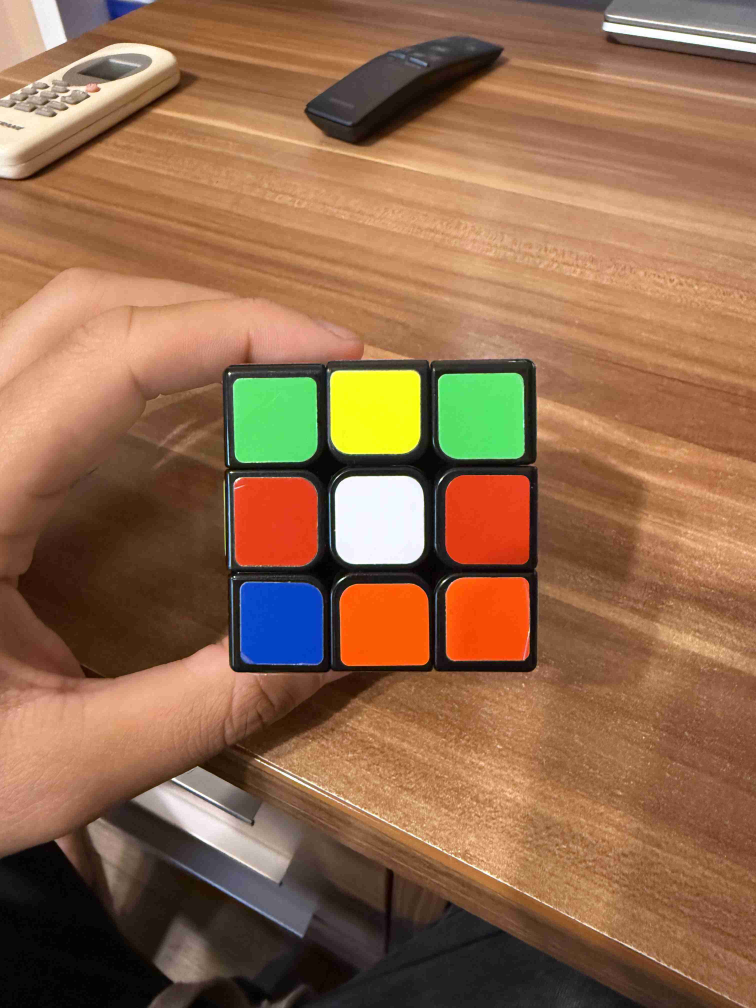
#> input picture Media/batch1.jpg, 3024 x 4032 px (shown at 1/4 size); its folder holds 4 pictures in this run
$ python BatchProcessing.py
#> lines starting #> are read from the running program, lines starting #| are printed output that depends on the picture; after the words box and inside, x2 and y2 are one past the last pixel; in counts of white or black regions, pixels touching at a corner belong together
import cv2
import numpy as np

def hsv_to_lab(hsv):
    """
    hsv: (3,) NumPy array or list, e.g., [H, S, V] with H in [0,179], S,V in [0,255].
    Returns: (3,) LAB NumPy array.
    """
    hsv_reshaped = np.uint8([[hsv]])            # shape (1,1,3)
    bgr = cv2.cvtColor(hsv_reshaped, cv2.COLOR_HSV2BGR)
    lab = cv2.cvtColor(bgr, cv2.COLOR_BGR2LAB)
    return lab[0,0]

def process_cube_face(image_path):
#> called with image_path = 'Media/batch1.jpg'
    img = cv2.imread(image_path)
#> img is the input picture: shape (4032, 3024, 3); mean B, G, R 76.7, 106.5, 145.7
    resized = cv2.resize(img, (480, 640), interpolation=cv2.INTER_AREA)
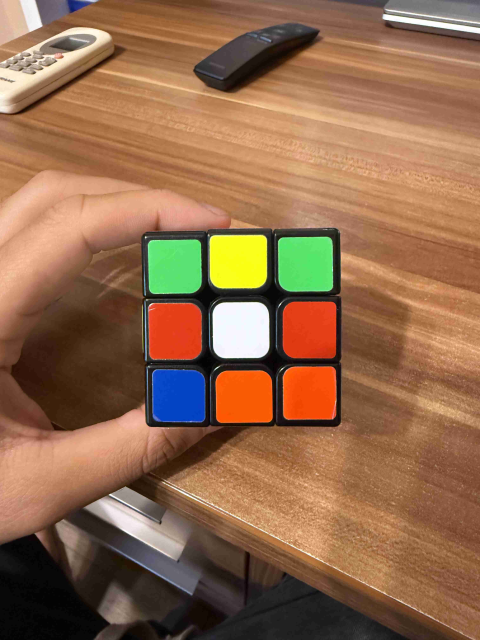
#> resized: shape (640, 480, 3); mean B, G, R 76.7, 106.5, 145.7
    gray = cv2.cvtColor(resized, cv2.COLOR_BGR2GRAY)
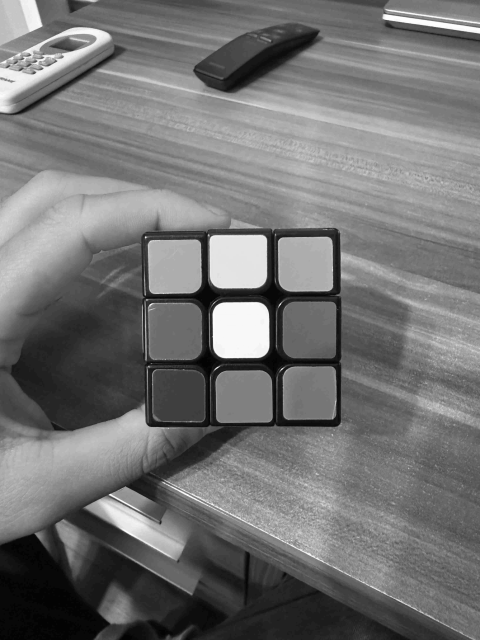
#> gray: shape (640, 480); min 3, max 254, mean 114.8
    blurred = cv2.GaussianBlur(gray, (7, 7), 0)
    edges = cv2.Canny(blurred, 30, 60)
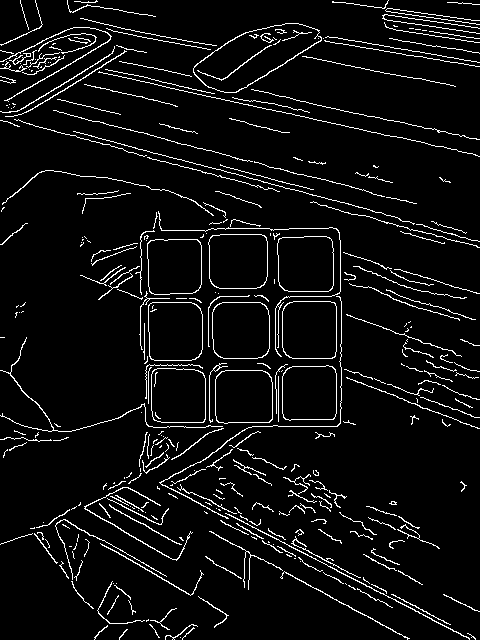
#> edges: shape (640, 480); 5.9% white in thin lines or dots

    kernel = np.ones((3, 3), np.uint8)
    dilated = cv2.dilate(edges, kernel, iterations=4)
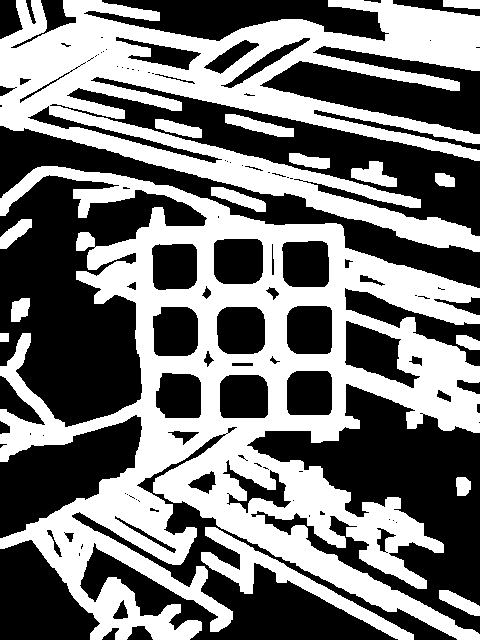
#> dilated: shape (640, 480); 46.9% white; 16 white regions

    contours, _ = cv2.findContours(dilated, cv2.RETR_TREE, cv2.CHAIN_APPROX_SIMPLE)
#> contours = 132 contours, 70 with area under 20; largest, box (x1, y1, x2, y2) and area: (0, 166, 480, 640) 107338, (0, 0, 480, 252) 49810, (201, 527, 414, 640) 3566, (344, 320, 421, 389) 2570, (213, 238, 264, 285) 2185

    square_contours = []
    for c in contours:
        rect = cv2.minAreaRect(c)
        w, h = rect[1]
        if w == 0 or h == 0:
            continue
        aspect_ratio = max(w, h) / min(w, h)
        area = w * h
        if 0.8 < aspect_ratio < 1.2 and 1000 < area < 10000:
            box = cv2.boxPoints(rect).astype(int)
            square_contours.append(box)
#> this loop made 132 passes
#> (rect, w, h, aspect_ratio, area, box) on passes 53 to 55: (((243.5, 396), (44, 49), -90), 44, 49, 1.11, 2156, [[268, 417], [219, 417], [219, 373], [268, 373]]), (((178, 395), (46, 46), -90), 46, 46, 1, 2116, [[201, 418], [155, 418], [155, 372], [201, 372]]), (((309, 392.5), (45, 46), -90), 45, 46, 1.02, 2070, [[332, 415], [286, 415], [286, 370], [332, 370]])
#> (w, h, aspect_ratio, area, box) on passes 61, 62, 63, 74, 75, 76: (48, 49, 1.02, 2352, [[265, 354], [216, 354], [216, 306], [265, 306]]), (50, 46, 1.09, 2300, [[198, 356], [152, 356], [152, 306], [198, 306]]), (49, 46, 1.07, 2254, [[332, 354], [286, 354], [286, 305], [332, 305]]), (47, 46, 1.02, 2162, [[197, 290], [151, 290], [151, 243], [197, 243]]), (47, 48, 1.02, 2256, [[329, 287], [281, 287], [281, 240], [329, 240]]), (46, 50, 1.09, 2300, [[263, 284], [213, 284], [213, 238], [263, 238]])
#> after the loop, square_contours = 9 items

    centers = []
    for c in square_contours:
        M = cv2.moments(c)
        if M["m00"] != 0:
            cx, cy = int(M["m10"] / M["m00"]), int(M["m01"] / M["m00"])
            centers.append((c, np.array([cx, cy])))
#> this loop made 9 passes
#> (c, cx, cy) on passes 1 to 9: ([[268, 417], [219, 417], [219, 373], [268, 373]], 243, 395), ([[201, 418], [155, 418], [155, 372], [201, 372]], 178, 395), ([[332, 415], [286, 415], [286, 370], [332, 370]], 309, 392), ([[265, 354], [216, 354], [216, 306], [265, 306]], 240, 330), ([[198, 356], [152, 356], [152, 306], [198, 306]], 175, 331), ([[332, 354], [286, 354], [286, 305], [332, 305]], 309, 329), ([[197, 290], [151, 290], [151, 243], [197, 243]], 174, 266), ([[329, 287], [281, 287], [281, 240], [329, 240]], 305, 263), ([[263, 284], [213, 284], [213, 238], [263, 238]], 238, 261)
#> after the loop, centers = 9 items

    if not centers:
        raise ValueError(f"No valid contours detected in image: {image_path}")

    all_centers = np.array([pt for _, pt in centers])
#> all_centers = [[243, 395], [178, 395], [309, 392], [240, 330], [175, 331], [309, 329], [174, 266], [305, 263], [238, 261]]
    avg_center = np.mean(all_centers, axis=0)
#> avg_center = [241.2, 329.1]
    distances = [(c, center, np.linalg.norm(center - avg_center)) for c, center in centers]
#> distances = 9 items
    distances.sort(key=lambda x: x[2])

    selected = distances[:9]
#> selected = 9 items
    areas = [cv2.minAreaRect(c)[1][0] * cv2.minAreaRect(c)[1][1] for c, _, _ in selected]
#> areas = [2352, 2156, 2300, 2254, 2300, 2116, 2256, 2162, 2070]
    avg_area = np.mean(areas)
#> avg_area = 2218.4
    filtered = [
        (c, center) for c, center, _ in selected
        if 0.5 * avg_area < cv2.minAreaRect(c)[1][0] * cv2.minAreaRect(c)[1][1] < 1.5 * avg_area
    ]
#> filtered = 9 items

    def contour_center(c):
        M = cv2.moments(c)
        if M["m00"] == 0:
            return np.array([0, 0])
        return np.array([int(M["m10"] / M["m00"]), int(M["m01"] / M["m00"])])

    contour_data = [(c, contour_center(c)) for c, _ in filtered]
#> contour_data = 9 items
    contour_data.sort(key=lambda x: x[1][1])  # sort by Y

    sorted_contours = []
    for i in range(0, len(contour_data), 3):
        row = contour_data[i:i+3]
        row.sort(key=lambda x: x[1][0])  # sort by X
        sorted_contours.extend([c for c, _ in row])
#> this loop made 3 passes
#> i on passes 2 to 3: 3, 6
#> after the loop, sorted_contours = 9 items

    mean_hsv_values = []
    mean_bgr_values = []
    mean_lab_values = []
    for contour in sorted_contours:
        mask = np.zeros(resized.shape[:2], dtype=np.uint8)
        cv2.drawContours(mask, [contour], -1, 255, -1)
        mean_bgr = cv2.mean(resized, mask=mask)[:3]
        mean_hsv = cv2.cvtColor(np.uint8([[mean_bgr]]), cv2.COLOR_BGR2HSV)[0][0]
        mean_bgr_values.append(mean_bgr)
        mean_hsv_values.append(mean_hsv)
        mean_lab = hsv_to_lab(mean_hsv)
        mean_lab_values.append(mean_lab)
#> this loop made 9 passes
#> (contour, mean_bgr, hsv_reshaped in hsv_to_lab, bgr in hsv_to_lab, mean_lab) on passes 1 to 5: ([[197, 290], [151, 290], [151, 243], [197, 243]], (114.9, 227.6, 91.17), [[65, 153, 227]], [[114, 227, 91]], [207, 68, 172]), ([[263, 284], [213, 284], [213, 238], [263, 238]], (25.28, 254.8, 249.8), [[31, 230, 254]], [[25, 254, 246]], [246, 103, 219]), ([[329, 287], [281, 287], [281, 240], [329, 240]], (106.7, 228.5, 88.54), [[64, 157, 228]], [[106, 228, 88]], [207, 66, 176]), ([[198, 356], [152, 356], [152, 306], [198, 306]], (25.05, 63.27, 228.7), [[6, 227, 228]], [[25, 66, 228]], [134, 189, 185]), ([[265, 354], [216, 354], [216, 306], [265, 306]], (254.6, 247, 244.6), [[111, 10, 254]], [[254, 247, 244]], [248, 128, 124])
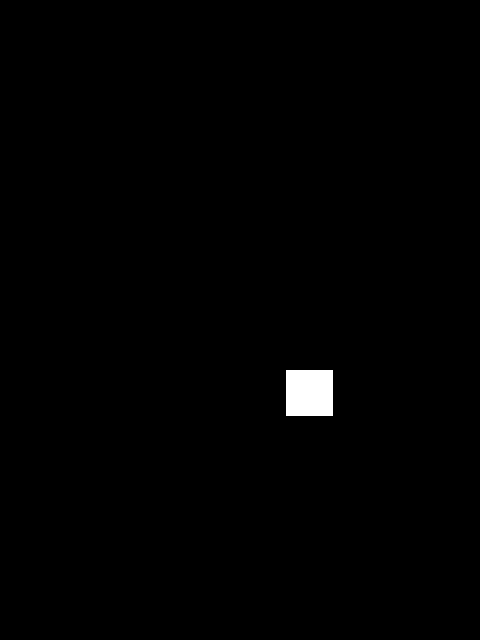
#> mask: shape (640, 480); 0.7% white; 1 white region, box (x1, y1, x2, y2) and area: (286, 370, 333, 416) 2162
#> after the loop, mean_bgr_values = [(114.9, 227.6, 91.17), (25.28, 254.8, 249.8), (106.7, 228.5, 88.54), (25.05, 63.27, 228.7), (254.6, 247, 244.6), (21.64, 61.05, 226.5), (196.5, 68.86, 4.86), (4.75, 91.21, 249.5), (7.31, 77.88, 248)]; mean_hsv_values = [[65, 153, 227], [31, 230, 254], [64, 157, 228], [6, 227, 228], [111, 10, 254], [6, 231, 226], [110, 250, 196], [11, 251, 249], [9, 248, 248]]; mean_lab_values = [[207, 68, 172], [246, 103, 219], [207, 66, 176], [134, 189, 185], [248, 128, 124], [131, 189, 186], [87, 163, 57], [153, 184, 197], [147, 190, 195]]

    # [11 lines of commented-out code are left out]
    return mean_lab_values

# Order: [W, B, R, Y, G, O] — match your face_colors order
calibrated_centers = np.array([
    [255, 128, 128],  # White: bright neutral
    [ 32, 150,  64],  # Blue: dark, more A/B towards blue
    [ 60, 200, 190],  # Red: medium-light, high A+B
    [230, 128, 200],  # Yellow: bright, high B
    [150,  80,  80],  # Green: mid, A/B towards green
    [120, 180, 170],  # Orange: between red/yellow
], dtype=np.uint8)

face_colors = ['W', 'B', 'R', 'Y', 'G', 'O'] # Change to ['U', 'R', 'F', 'D', 'L', 'B']

# [88 lines left out: functions classify_stickers_lab, visualize_classification, not called in this run]


list_of_image_paths = [f"Media/batch{i}.jpg" for i in range(1, 7)]
faces_data = []
for path in list_of_image_paths:
    face_color_values = process_cube_face(path)
#> face_color_values has the same summary as mean_lab_values in process_cube_face
    # print(f"Face: {face_colors}")
    faces_data.append(face_color_values)
#> pass 2 of the loop `for path in list_of_image_paths:`:
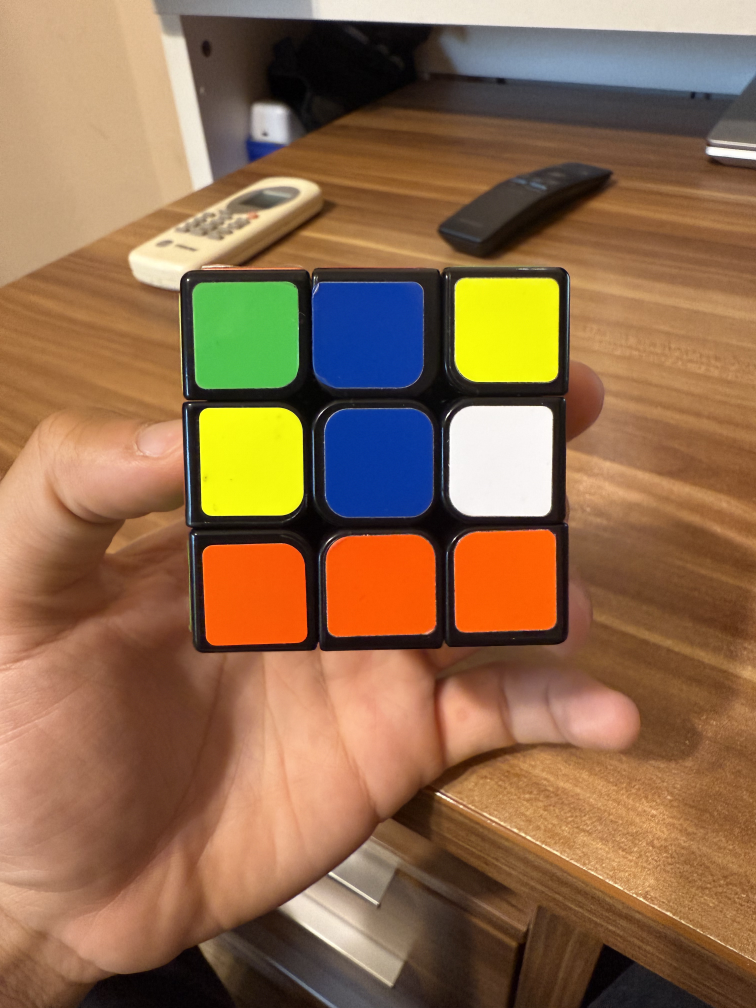
#> input picture Media/batch2.jpg, 3024 x 4032 px (shown at 1/4 size)
#> in process_cube_face, img is the input picture: shape (4032, 3024, 3); mean B, G, R 77.2, 109, 144.4
#> in process_cube_face (call 2), `edges = cv2.Canny(blurred, 30, 60)`:
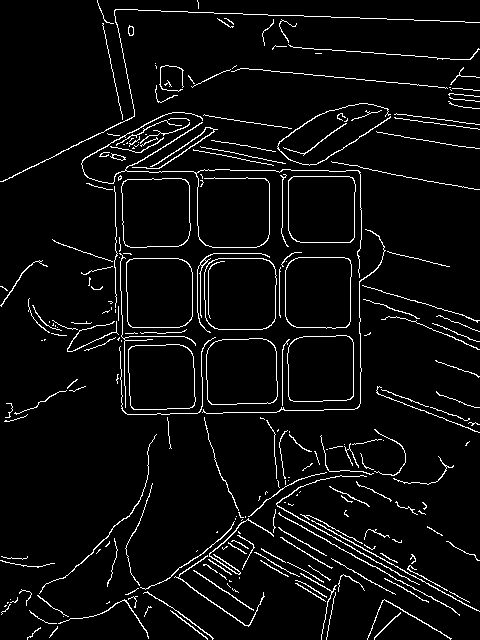
#> edges: shape (640, 480); 5% white in thin lines or dots
#> kernel = [[1, 1, 1], [1, 1, 1], [1, 1, 1]]
#> dilated: shape (640, 480); 40.3% white; 8 white regions
#> contours = 86 contours, 34 with area under 20; largest, box (x1, y1, x2, y2) and area: (0, 0, 480, 640) 155412, (209, 416, 275, 513) 3880, (201, 182, 266, 244) 3712, (212, 262, 272, 326) 3482, (289, 261, 348, 324) 3408
#> the loop in process_cube_face (call 2), `for c in contours:` made 86 passes
#> (rect, w, h, aspect_ratio, area, box) on passes 47 to 49: (((161.2, 376.7), (57.84, 56.71), -1.85), 57.84, 56.71, 1.02, 3280.3, [[133, 405], [131, 349], [189, 347], [191, 404]]), (((241.2, 371), (62.63, 57.27), -1.91), 62.63, 57.27, 1.09, 3586.8, [[210, 400], [208, 343], [271, 341], [273, 398]]), (((320.5, 368.3), (58.37, 57.31), -1.74), 58.37, 57.31, 1.02, 3344.8, [[292, 397], [290, 340], [348, 338], [350, 396]])
#> the loop in process_cube_face (call 2), `for c in square_contours:` made 9 passes
#> c on passes 1 to 8: [[133, 405], [131, 349], [189, 347], [191, 404]], [[210, 400], [208, 343], [271, 341], [273, 398]], [[292, 397], [290, 340], [348, 338], [350, 396]], [[271, 324], [212, 324], [212, 261], [271, 261]], [[188, 323], [130, 323], [130, 262], [188, 262]], [[346, 322], [288, 322], [288, 260], [346, 260]], [[265, 243], [201, 243], [201, 182], [265, 182]], [[185, 243], [126, 243], [126, 182], [185, 182]]
#> the loop in process_cube_face (call 2), `for i in range(0, len(contour_data), 3):` made 3 passes
#> the loop in process_cube_face (call 2), `for contour in sorted_contours:` made 9 passes
#> after the loop in process_cube_face (call 2), `for contour in sorted_contours:`:
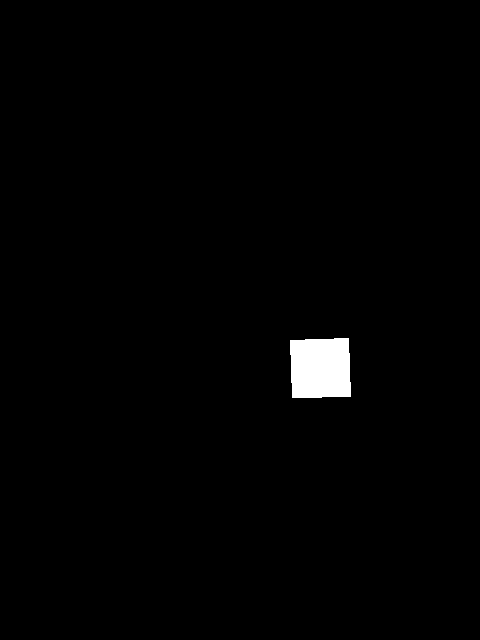
#> mask: shape (640, 480); 1.1% white; 1 white region, box (x1, y1, x2, y2) and area: (290, 338, 351, 398) 3455
#> pass 3 of the loop `for path in list_of_image_paths:`:
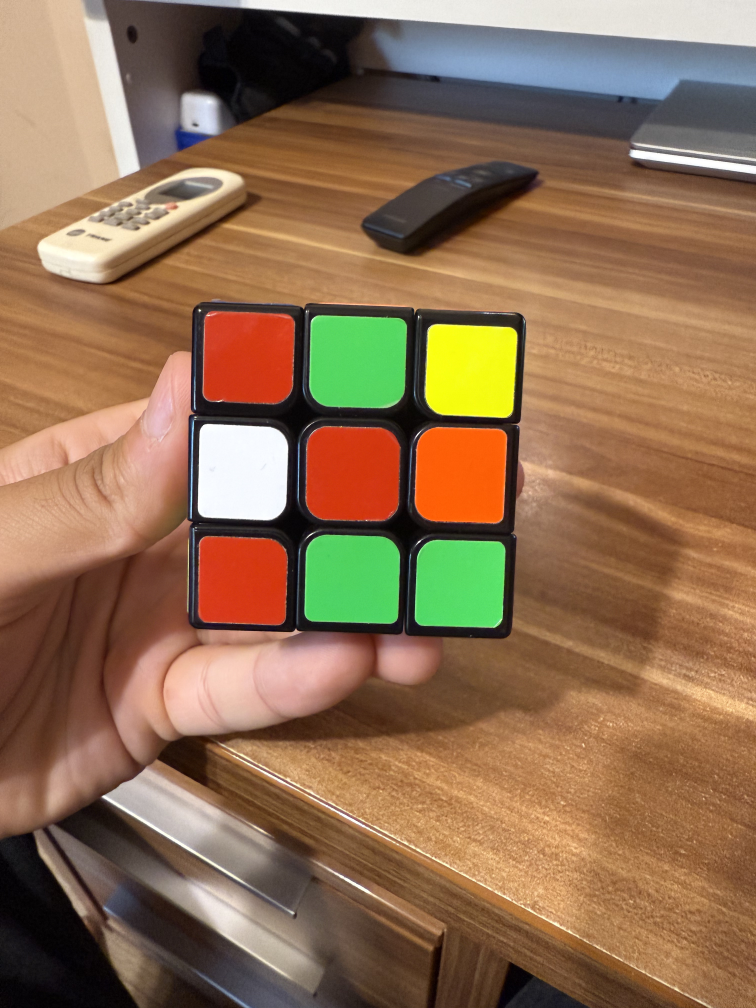
#> input picture Media/batch3.jpg, 3024 x 4032 px (shown at 1/4 size)
#> in process_cube_face, img is the input picture: shape (4032, 3024, 3); mean B, G, R 82.1, 111.2, 143.3
#> edges: shape (640, 480); 6.4% white in thin lines or dots
#> in process_cube_face (call 3), `dilated = cv2.dilate(edges, kernel, iterations=4)`:
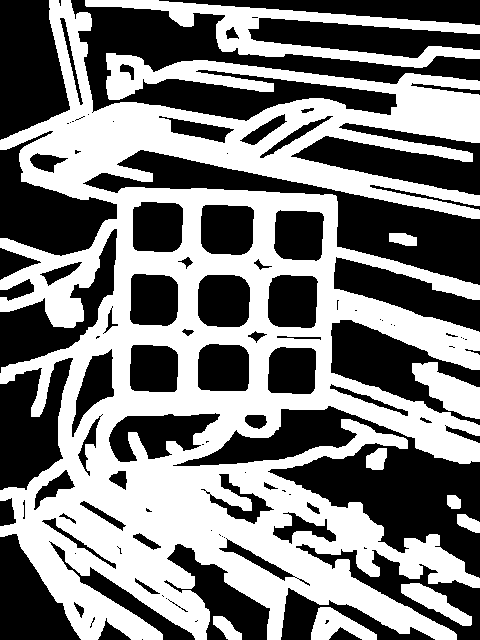
#> dilated: shape (640, 480); 49.6% white; 10 white regions, largest, box (x1, y1, x2, y2) and area: (0, 0, 480, 640) 138844, (85, 0, 480, 68) 7667, (412, 362, 480, 419) 2027
#> the loop in process_cube_face (call 3), `for c in contours:` made 124 passes
#> c on passes 16, 24, 25, 26, 27, 28, 33, 36: [[196, 620], [197, 619], [198, 620], [197, 621]], [[168, 600], [169, 599], [170, 600], [169, 601]], [[167, 599], [168, 598], [169, 599], [168, 600]], [[165, 598], [166, 597], [167, 598], [166, 599]], [[162, 596], [163, 595], [164, 596], [163, 597]], [[161, 595], [162, 594], [163, 595], [162, 596]], [[74, 553], [75, 552], [76, 553], [75, 554]], [[117, 547], [118, 546], [119, 547], [118, 548]]
#> the loop in process_cube_face (call 3), `for c in square_contours:` made 9 passes
#> c on passes 1 to 8: [[315, 394], [266, 393], [268, 345], [316, 347]], [[178, 392], [129, 392], [129, 344], [178, 344]], [[249, 391], [197, 391], [197, 343], [249, 343]], [[316, 328], [265, 326], [268, 273], [318, 275]], [[250, 327], [197, 327], [197, 274], [250, 274]], [[177, 326], [128, 324], [130, 272], [179, 274]], [[322, 261], [272, 259], [274, 208], [324, 210]], [[252, 255], [198, 253], [200, 202], [254, 205]]
#> the loop in process_cube_face (call 3), `for i in range(0, len(contour_data), 3):` made 3 passes
#> the loop in process_cube_face (call 3), `for contour in sorted_contours:` made 9 passes
#> after the loop in process_cube_face (call 3), `for contour in sorted_contours:`:
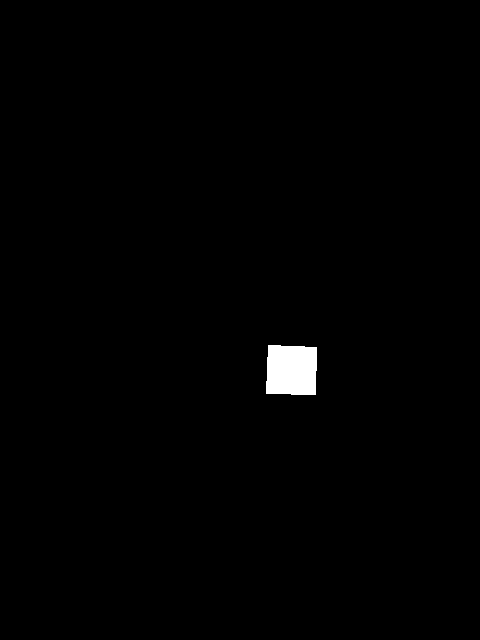
#> mask: shape (640, 480); 0.78% white; 1 white region, box (x1, y1, x2, y2) and area: (266, 345, 317, 395) 2405
#> (the run stopped early here; a loop or call above may not have finished)
